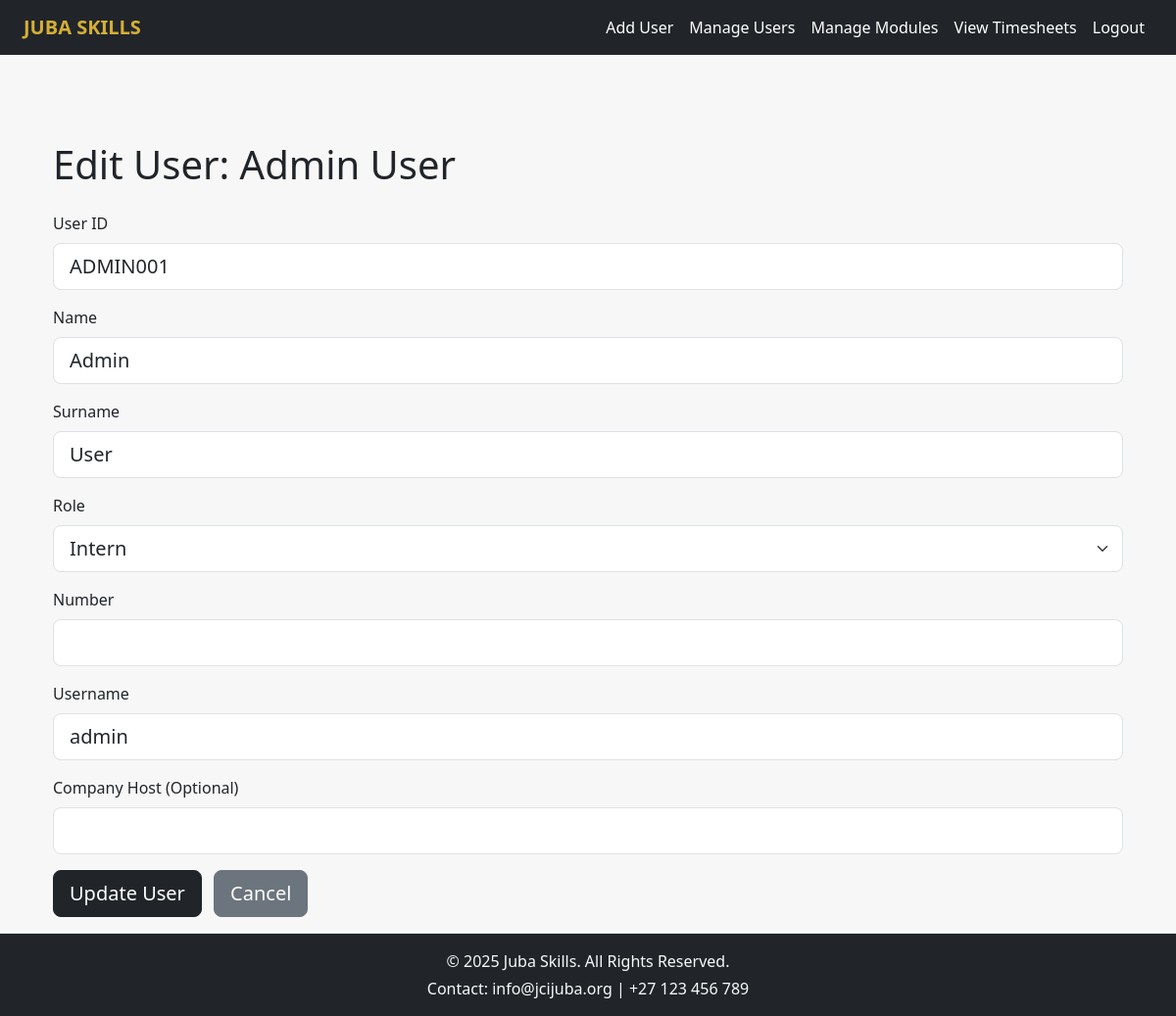
/admin/users/edit/1 (signed in), run on the app's committed database.
### main.py (models this page shows, shortened)
class User(db.Model):
    id = db.Column(db.Integer, primary_key=True)
    user_id = db.Column(db.String(80), unique=True, nullable=False)
    name = db.Column(db.String(80), nullable=False)
    surname = db.Column(db.String(80), nullable=False)
    role = db.Column(db.String(50), nullable=False)
    number = db.Column(db.String(20))
    username = db.Column(db.String(80), unique=True, nullable=False)
    password_hash = db.Column(db.String(128))
    company_host = db.Column(db.String(120))

### main.py (the view, shortened to what this page needs)
@app.route('/admin/users/edit/<int:user_id>', methods=['GET', 'POST'])
def edit_user(user_id):
    if 'user_id' in session and session['role'] == 'admin':
        user_to_edit = User.query.get_or_404(user_id)
        form = EditUserForm(obj=user_to_edit)
        return render_template('edit_user.html', form=form, user=user_to_edit)
    return redirect(url_for('login'))

### main.py
class EditUserForm(FlaskForm):
    user_id = StringField('User ID', validators=[DataRequired()], render_kw={'readonly': True})
    name = StringField('Name', validators=[DataRequired()])
    surname = StringField('Surname', validators=[DataRequired()])
    role = SelectField('Role', choices=[('intern', 'Intern'), ('virtual_student', 'Virtual Student'), ('inperson_student', 'In-Person Student'), ('facilitator', 'Facilitator')], validators=[DataRequired()])
    number = StringField('Number')
    username = StringField('Username', validators=[DataRequired(), Length(min=4, max=80)])
    company_host = StringField('Company Host (Optional)')
    submit = SubmitField('Update User')

### main.py (called while the page is built)
@app.before_request
def create_admin():
    with app.app_context():
        admin = User.query.filter_by(username='admin').first()
        if not admin:
            admin = User(user_id='ADMIN001', name='Admin', surname='User', role='admin', username='admin', company_host=None)
            admin.set_password('admin123')  # Hardcoded admin password
            db.session.add(admin)
            db.session.commit()

### templates/edit_user.html (shortened to what this page needs)
{% extends 'base.html' %}
{% block content %}
    <div class="container mt-5">
        <h1 class="text-dark gold-underline mb-4">Edit User: {{ user.name }} {{ user.surname }}</h1>
        <form method="POST">
            <div class="mb-3">
                {{ form.user_id.label(class="form-label text-dark") }}
                {{ form.user_id(class="form-control form-control-lg", readonly=true) }}
            </div>
            <div class="mb-3">
                {{ form.name.label(class="form-label text-dark") }}
                {{ form.name(class="form-control form-control-lg") }}
            </div>
            <div class="mb-3">
                {{ form.surname.label(class="form-label text-dark") }}
                {{ form.surname(class="form-control form-control-lg") }}
            </div>
            <div class="mb-3">
                {{ form.role.label(class="form-label text-dark") }}
                {{ form.role(class="form-select form-select-lg") }}
            </div>
            <div class="mb-3">
                {{ form.number.label(class="form-label text-dark") }}
                {{ form.number(class="form-control form-control-lg") }}
            </div>
            <div class="mb-3">
                {{ form.username.label(class="form-label text-dark") }}
                {{ form.username(class="form-control form-control-lg") }}
            </div>
            <div class="mb-3">
                {{ form.company_host.label(class="form-label text-dark") }}
                {{ form.company_host(class="form-control form-control-lg") }}
            </div>
            <button type="submit" class="btn btn-dark btn-lg">Update User</button>
            <a href="{{ url_for('manage_users') }}" class="btn btn-secondary btn-lg ms-2">Cancel</a>
        </form>
    </div>
{% endblock %}

### templates/base.html (style rules this page uses)
body { background-color: #f7f7f7; color: #fff; }

### data on the page
User: name "Admin", surname "User", user_id "ADMIN001", role "Intern", username "admin"
